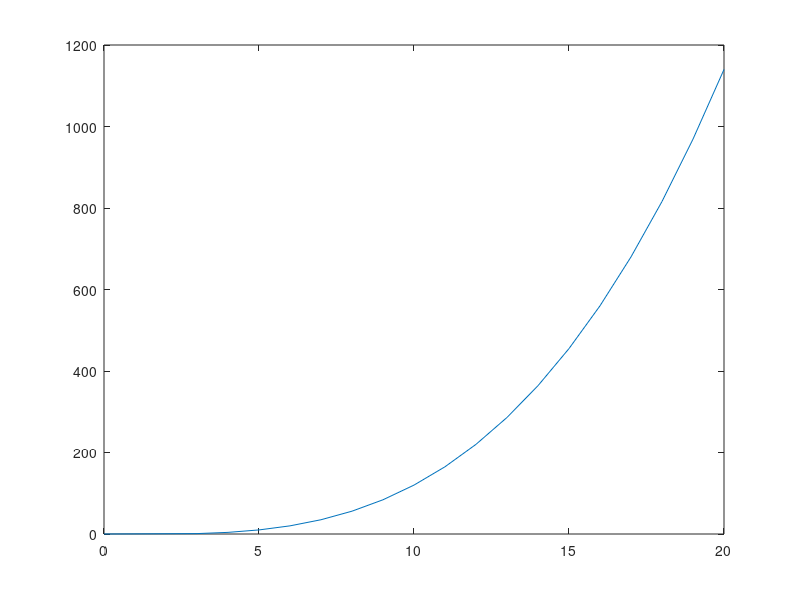

The MATLAB script that drew this image:
function simIncidents()


maxn = 20;
v = zeros( maxn, 2 );
for n = 3 : maxn
	v(n,1) = n;
	v(n,2) = nchoosek( n, 3 );
end

plot( v(:,1), v(:,2) )
